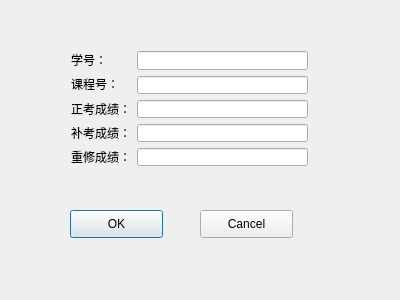
<?xml version="1.0" encoding="UTF-8"?>
<ui version="4.0">
 <class>add_ScoreDlg</class>
 <widget class="QDialog" name="add_ScoreDlg">
  <property name="geometry">
   <rect>
    <x>0</x>
    <y>0</y>
    <width>400</width>
    <height>300</height>
   </rect>
  </property>
  <property name="windowTitle">
   <string>add_ScoreDlg</string>
  </property>
  <widget class="QPushButton" name="pushButton">
   <property name="geometry">
    <rect>
     <x>70</x>
     <y>210</y>
     <width>93</width>
     <height>28</height>
    </rect>
   </property>
   <property name="text">
    <string>OK</string>
   </property>
  </widget>
  <widget class="QPushButton" name="pushButton_2">
   <property name="geometry">
    <rect>
     <x>200</x>
     <y>210</y>
     <width>93</width>
     <height>28</height>
    </rect>
   </property>
   <property name="text">
    <string>Cancel</string>
   </property>
  </widget>
  <widget class="QWidget" name="">
   <property name="geometry">
    <rect>
     <x>60</x>
     <y>40</y>
     <width>259</width>
     <height>137</height>
    </rect>
   </property>
   <layout class="QHBoxLayout" name="horizontalLayout">
    <item>
     <layout class="QVBoxLayout" name="verticalLayout_2">
      <item>
       <widget class="QLabel" name="label">
        <property name="text">
         <string>学号：</string>
        </property>
       </widget>
      </item>
      <item>
       <widget class="QLabel" name="label_2">
        <property name="text">
         <string>课程号：</string>
        </property>
       </widget>
      </item>
      <item>
       <widget class="QLabel" name="label_3">
        <property name="text">
         <string>正考成绩：</string>
        </property>
       </widget>
      </item>
      <item>
       <widget class="QLabel" name="label_4">
        <property name="text">
         <string>补考成绩：</string>
        </property>
       </widget>
      </item>
      <item>
       <widget class="QLabel" name="label_5">
        <property name="text">
         <string>重修成绩：</string>
        </property>
       </widget>
      </item>
     </layout>
    </item>
    <item>
     <layout class="QVBoxLayout" name="verticalLayout">
      <item>
       <widget class="QLineEdit" name="sno_Edit"/>
      </item>
      <item>
       <widget class="QLineEdit" name="cno_Edit"/>
      </item>
      <item>
       <widget class="QLineEdit" name="fscore_Edit"/>
      </item>
      <item>
       <widget class="QLineEdit" name="sscore_Edit"/>
      </item>
      <item>
       <widget class="QLineEdit" name="tscore_Edit"/>
      </item>
     </layout>
    </item>
   </layout>
  </widget>
 </widget>
 <layoutdefault spacing="6" margin="11"/>
 <resources/>
 <connections/>
</ui>
